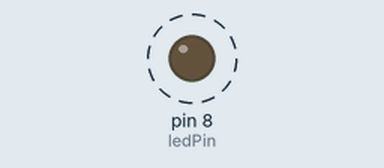
This sketch was run on a simulated Arduino Uno, built with avr-gcc and run on an emulated ATmega328P. Shown: output pins drawn as LEDs (lit = HIGH). Dashed ring = blinking.

Above: at 0.5 s.
Timing chart, 0 to 4.6 s (numbered marks = the images above):
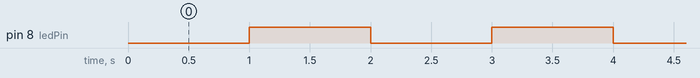

Measured:
- by itself, pin 8 (ledPin): alternates HIGH for 1.0 s and LOW for 1.0 s

The sketch:

Example2.ino
```cpp
int ledPin = 8; // Define digital pin 8 as the pin to control the LED
unsigned long previousMillis = 0; // Store the last time the LED was updated
const long interval = 1000; // Interval at which to blink (milliseconds)

void setup() {
    pinMode(ledPin, OUTPUT); // Set digital pin 8 as an output
}

void loop() {
    unsigned long currentMillis = millis(); // Get the current time

    // Check if it's time to blink the LED
    if (currentMillis - previousMillis >= interval) {
        previousMillis = currentMillis; // Save the current time

        // If the LED is off, turn it on. Otherwise, turn it off.
        if (digitalRead(ledPin) == LOW) {
            digitalWrite(ledPin, HIGH); // Turn the LED on
        } else {
            digitalWrite(ledPin, LOW); // Turn the LED off
        }
    }
}
```
